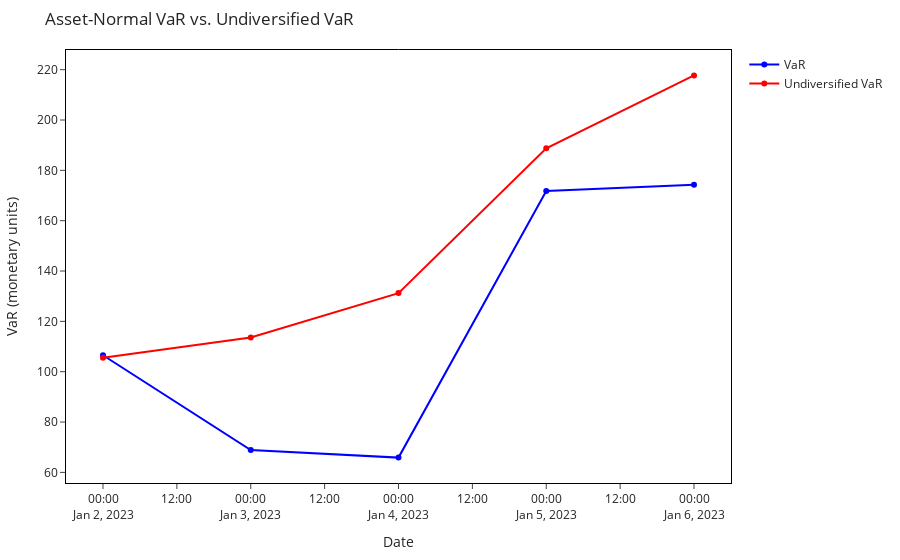

The code cell stored with this chart in its notebook:
### Markdown cell above
### Visualizations

### Code cell
InteractivePlots.plot_var_series(var_series, uvar_series)

### Figure 1 — Plotly figure (JSON) as saved in the notebook; plotly's stock layout.template omitted (floating-point values rounded to 4 significant figures)
{"data": [{"hovertemplate": "Date: %{x}<br>VaR = %{y:.3f}<extra></extra>", "line": {"color": "blue"}, "name": "VaR", "type": "scatter", "x": ["2023-01-02T00:00:00", "2023-01-03T00:00:00", "2023-01-04T00:00:00", "2023-01-05T00:00:00", "2023-01-06T00:00:00"], "y": [106.5, 68.89, 65.87, 171.8, 174.3]}, {"hovertemplate": "Date: %{x}<br>Undiversified VaR = %{y:.3f}<extra></extra>", "line": {"color": "red"}, "name": "Undiversified VaR", "type": "scatter", "x": ["2023-01-02T00:00:00", "2023-01-03T00:00:00", "2023-01-04T00:00:00", "2023-01-05T00:00:00", "2023-01-06T00:00:00"], "y": [105.5, 113.6, 131.2, 188.8, 217.7]}], "layout": {"margin": {"b": 50, "l": 60, "r": 60, "t": 50}, "title": {"text": "Asset-Normal VaR vs. Undiversified VaR"}, "xaxis": {"linecolor": "black", "linewidth": 1, "mirror": true, "showline": true, "title": {"text": "Date"}}, "yaxis": {"linecolor": "black", "linewidth": 1, "mirror": true, "showline": true, "title": {"text": "VaR (monetary units)"}}}}
